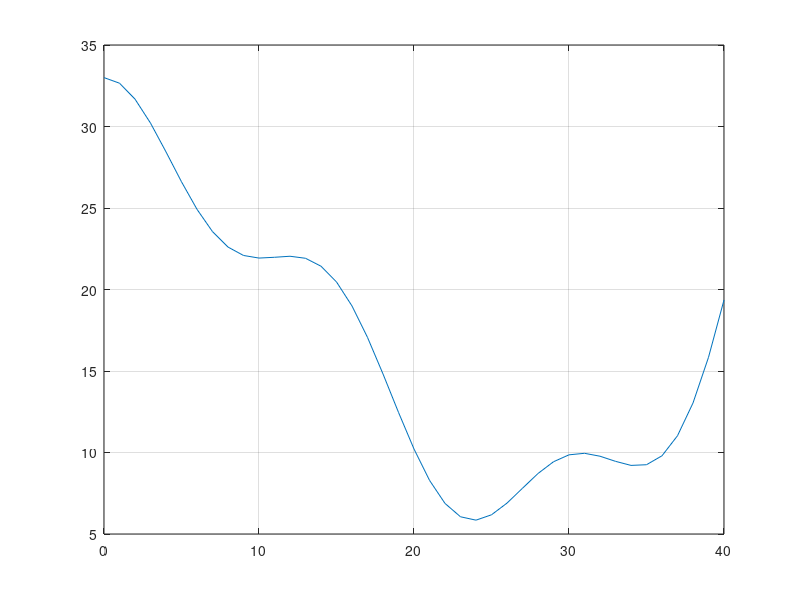

The MATLAB script that drew this image: (Note: this script raises an error after producing the figure.)
clc, clear
% Sacar velocidad negativa
% Que se dejen de ver los puntos anteriores

% Datos
g = 9.81;

m =input("Dame la masa del carrito : "); 

del_t = input("Dame el tamaño de paso del tiempo (s): ");
t = del_t;

v0 = input("Dame la velocidad inicial (m/s): ");


xprima0 = 0;
xn = 0;
y0 = (xprima0.^3/500) - (3*xprima0.^2)/35 + 3*cos((2*3.141592*xprima0)/15) + 30;
yn = 0;



% Vía
x_via = 0:40;
y_via =(x_via.^3/500) - (3*x_via.^2)/35 + 3*cos((2*3.141592*x_via)/15) + 30;
hold on;
plot(x_via,y_via);


% Gráfica
box on;
grid on;


while xn <= 35
    
    
    % Velocidad y posición
    v = sqrt( (v0.^2) - (2*g) * (yn-y0) );
    xpriman = xprima0 + v * t;

    %Angulo
    syms x
    y= (x^3/500)-(3*x.^2)/35+3*cosd(2*pi*x/15)+30;
    derivada= diff(y);  
    subs(derivada,x,0.01);
    ang=double(atand(subs(derivada,x,0.01)));
    disp(ang)
    
    
    xn=xprima0+(xpriman-xprima0)*cosd(ang);

    yn = (xn.^3/500) - (3*xn.^2)/35 + 3*cos((2*3.141592*xn)/15) + 30;

    % Actualizar valores de variables
    v0 = v;
    x0 = xpriman;
    y0 = yn;
    t = t + del_t;

    fprintf("%f , %f , %f \n", t, xpriman, yn)

    %Punto que se mueve
    carro = plot(xn,yn,'db');
    drawnow
    pause(t/10)

    %Energia Cinetica
    Ec = 0.5*m*v^2;
    disp(Ec);

    %Energia Potencial
    Ep = m*g*y0;   
    disp(Ep);

    
    
end
hold off

  
